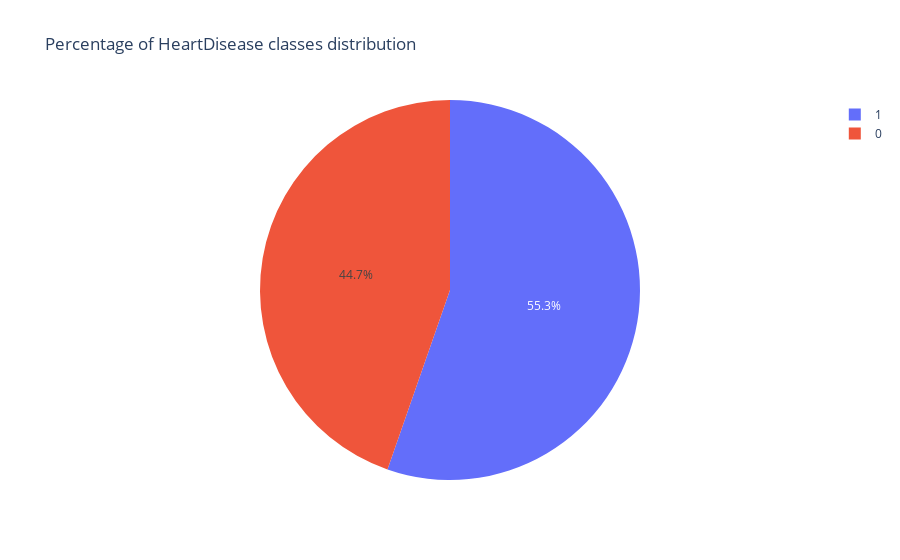

Notebook source saved alongside this figure:
### Code cell
px.pie(heart_df, names='HeartDisease', title='Percentage of HeartDisease classes distribution')

### Figure 1 — Plotly figure (JSON) as saved in the notebook; plotly's stock layout.template omitted (floating-point values rounded to 4 significant figures; data arrays with more than 128 entries replaced by an {"elided": "..."} marker saying what was removed)
{"data": [{"domain": {"x": [0, 1], "y": [0, 1]}, "hovertemplate": "HeartDisease=%{label}<extra></extra>", "labels": {"elided": "918 int values"}, "legendgroup": "", "name": "", "showlegend": true, "type": "pie"}], "layout": {"legend": {"tracegroupgap": 0}, "title": {"text": "Percentage of HeartDisease classes distribution"}}}
